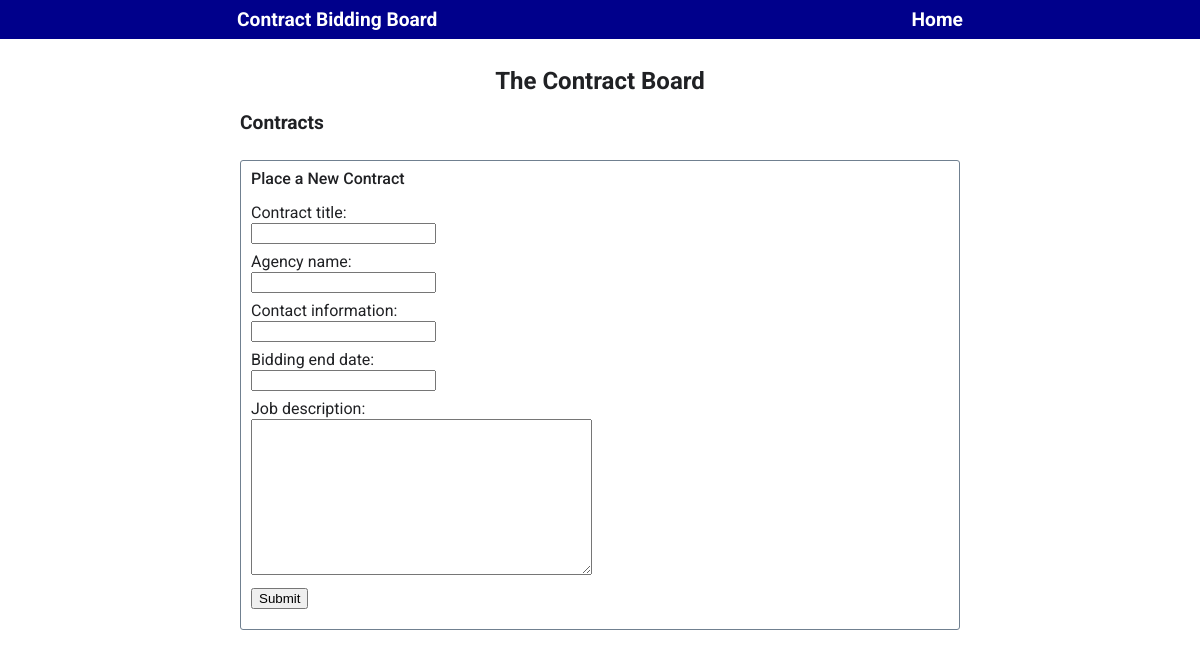
/, run on an earlier commit of the app's database.
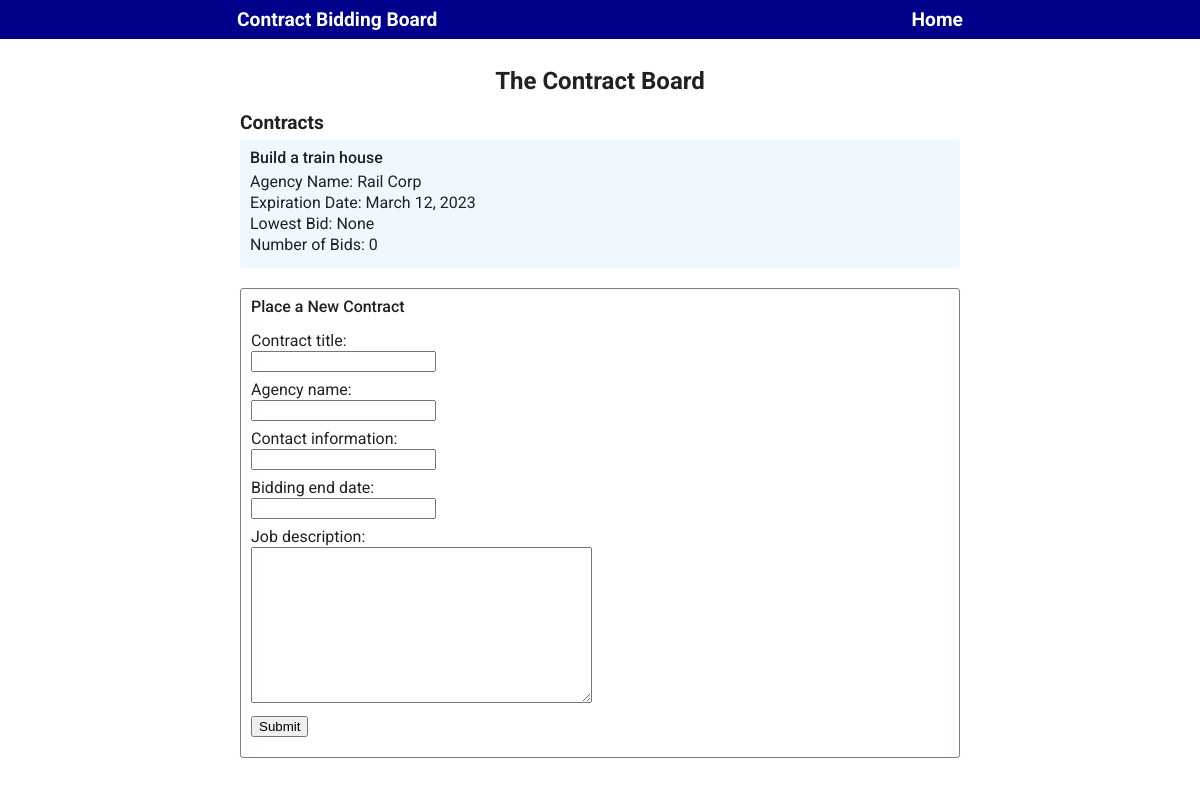
And on a later commit of the database.
### board/models.py (models this page shows)
class Contract(models.Model):
    contract_title = models.CharField(max_length=200)  # length
    agency_name = models.CharField(max_length=200)  # length
    contact_information = models.CharField(max_length=500)  # length
    bidding_end_date = models.DateField()
    job_description = models.TextField()
    @property
    def lowest_bid(self):
        bids = Bid.objects.filter(contract__pk=self.pk)
        lowest_bid = float('inf')
        for bid in bids:
            lowest_bid = min(bid.amount, lowest_bid)
        return lowest_bid if lowest_bid < float('inf') else 0
    @property
    def number_bids(self):
        bids = Bid.objects.filter(contract__pk=self.pk)
        return len(bids)

### board/views.py (the view)
# urls.py: path('', board_views.contract_list, name='home'),
@require_http_methods(["GET", "POST"])
def contract_list(request):
    if request.method == "POST":
        form = ContractForm(request.POST)
        form.save()
        return redirect(request.path)
    contracts = Contract.objects.all()[::-1]
    form = ContractForm()
    return render(request, 'contract_list.html', {'contracts': contracts, 'form': form})

### board/forms.py
class ContractForm(ModelForm):
    class Meta:
        model = Contract
        fields = ['contract_title',
                  'agency_name',
                  'contact_information',
                  'bidding_end_date',
                  'job_description']

### board/templates/contract_list.html
{% extends 'base.html' %} {% block content %}
<h1 class="title">The Contract Board</h1>
<section>
  <h2>Contracts</h2>
  {% for contract in contracts %}
  <div class="contract-listing">
    <a href="contract/{{ contract.pk }}">
      <h3>{{ contract.contract_title }}</h3>
      <div class="listing-items">
        <div>
          <span>Agency Name:</span>
          <span class="listing-agency-name">{{ contract.agency_name }}</span>
        </div>
        <div>
          <span>Expiration Date:</span>
          <span class="listing-bidding-end-date"
            >{{ contract.bidding_end_date }}</span
          >
        </div>
        <div>
          <span>Lowest Bid:</span>
          <span class="listing-lowest-bid">
            {% if contract.lowest_bid == 0 %} None {% else %}
            ${{contract.lowest_bid}} {% endif %}
          </span>
        </div>
        <div>
          <span>Number of Bids:</span>
          <span class="listing-number-bids">{{ contract.number_bids }}</span>
        </div>
      </div>
    </a>
  </div>
  {% endfor %}
</section>
<section>
  <form action="" method="post">
    <h3>Place a New Contract</h3>
    {{ form.as_p }} {% csrf_token %}
    <input type="submit" value="Submit" id="submit" />
  </form>
</section>
{% endblock %}

### board/templates/base.html (shortened to what this page needs)
<!DOCTYPE html>
<html>
  <head>
    <link rel="stylesheet" href="/static/style.css" />
  </head>
  <body>
    <header>
      <nav>
        <a href="{% url 'home' %}">Contract Bidding Board</a>
        <a href="{% url 'home' %}">Home</a>
      </nav>
    </header>
    <main>
      <div class="wrapper">{% block content %} {% endblock %}</div>
    </main>
  </body>
</html>

### board/static/style.css (style rules this page uses)
html, body, div, span, applet, object, iframe, h1, h2, h3, h4, h5, h6, p, blockquote, pre, a, abbr, acronym, address, big, cite, code, del, dfn, em, img, ins, kbd, q, s, samp, small, strike, strong, sub, sup, tt, var, b, u, i, center, dl, dt, dd, ol, ul, li, fieldset, form, label, legend, table, caption, tbody, tfoot, thead, tr, th, td, article, aside, canvas, details, embed, figure, figcaption, footer, header, hgroup, menu, nav, output, ruby, section, summary, time, mark, audio, video { margin: 0; padding: 0; border: 0; font-size: 100%; font: inherit; vertical-align: baseline; }
article, aside, details, figcaption, figure, footer, header, hgroup, menu, nav, section { display: block; }
body { line-height: 1; }
a { color: inherit; text-decoration: none; }
body { color: rgb(32, 33, 36); font-family: 'Roboto', sans-serif; font-weight: medium; }
h1 { font-size: x-large; font-weight: bold; margin-bottom: 20px; }
h2 { font-size: larger; font-weight: bold; }
h3 { font-weight: 500; }
form { border: 1pt solid slategray; border-radius: 3px; padding: 10px; }
form > * { margin-bottom: 10px; }
input, label { display: block; }
input, textarea { margin-top: 2px; }
main { margin-top: 30px; }
nav { background-color: darkblue; color: white; display: flex; justify-content: space-around; font-size: larger; font-weight: bold; padding: 10px 0 10px 0; }
section { margin-bottom: 20px; }
.bid-listing, .contract-listing { border-radius: 4px; margin-bottom: 10px; padding: 10px; }
.contract-listing { background-color: aliceblue; }
.contract-listing > h1, h2, h3 { padding-bottom: 8px; }
.listing-items > div { padding-bottom: 5px; }
.title { text-align: center; }
.wrapper { margin: auto; width: 60%; }

What changed in the data, as far as the page shows it:
added Contract: contract_title "Build a train house", agency_name "Rail Corp", bidding_end_date "March 12, 2023", shows "None", number_bids "0"
